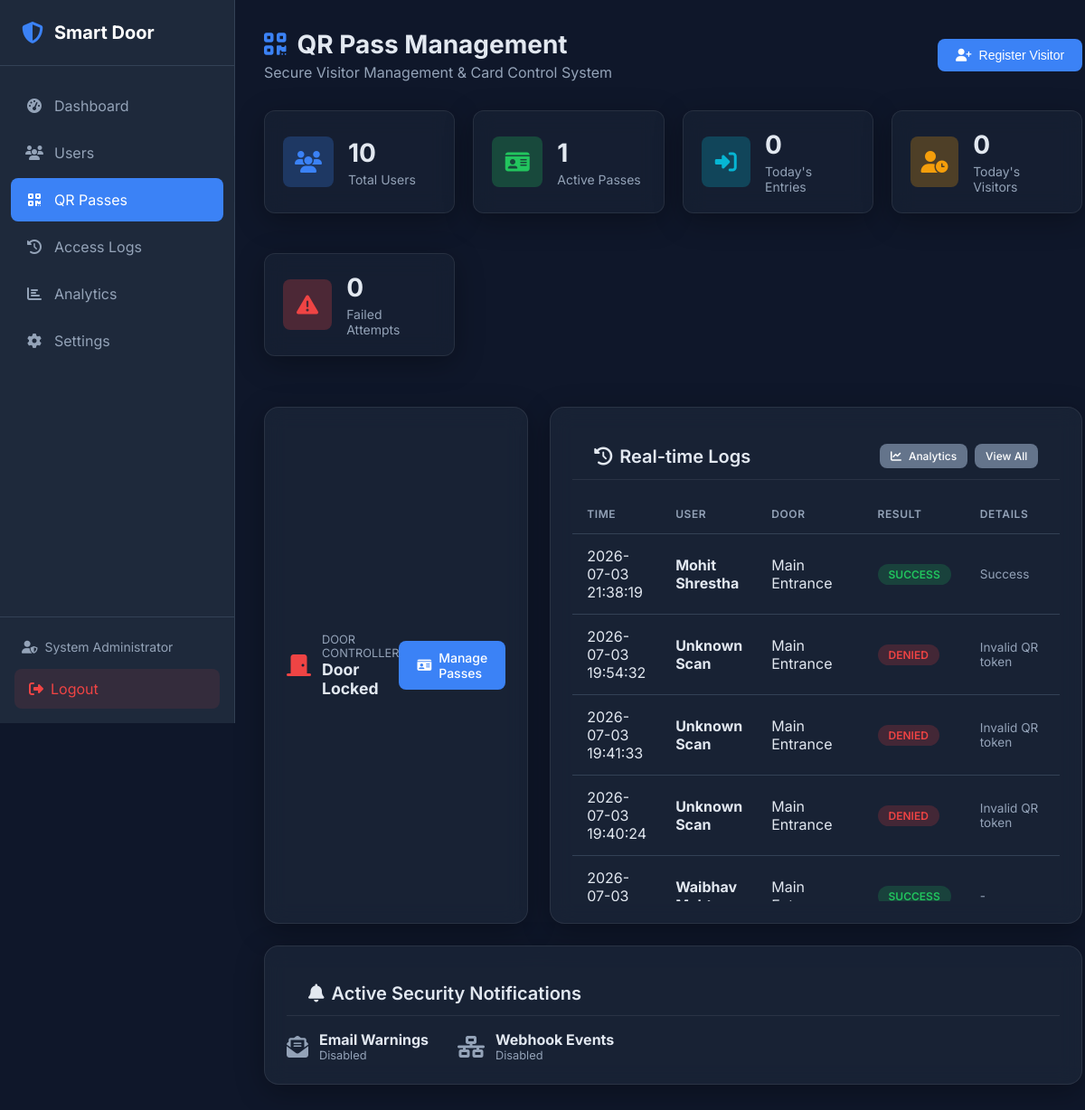
Page /admin/qr (signed in) on the committed database.
### tables this page shows
CREATE TABLE access_logs (
    id INTEGER PRIMARY KEY AUTOINCREMENT,
    user_id INTEGER,  -- NULL if unknown person
    employee_id VARCHAR(50),  -- Stored separately for historical reference
    user_name VARCHAR(100),  -- Stored separately for historical reference
    event_type VARCHAR(10) NOT NULL CHECK(event_type IN ('ENTRY', 'EXIT')),
    access_date DATE NOT NULL,
    access_time TIME NOT NULL,
    result VARCHAR(20) NOT NULL CHECK(result IN ('SUCCESS', 'FAILED', 'DENIED')),
    face_match BOOLEAN DEFAULT 0,
    fingerprint_match BOOLEAN DEFAULT 0,
    failure_reason VARCHAR(255),
    confidence_score FLOAT,
    ip_address VARCHAR(45),
    created_at DATETIME DEFAULT CURRENT_TIMESTAMP, qr_token VARCHAR(255) NULL, door VARCHAR(100) DEFAULT 'Main Entrance', camera VARCHAR(100) NULL, reason VARCHAR(255) NULL,
    FOREIGN KEY (user_id) REFERENCES users(id) ON DELETE SET NULL
);

### web/routes/qr_routes.py (the view)
@qr_bp.route('/admin/qr')
@login_required
def dashboard():
    stats = qr_repo.get_dashboard_stats()
    recent_logs = qr_repo.access_log_repo.get_recent_logs(limit=10)
    from modules.door_control import DoorController
    door_ctrl = DoorController()
    door_status = door_ctrl.get_status()
    email_enabled = access_controller.get_setting("email_notifications_enabled", "false") == "true"
    webhook_enabled = access_controller.get_setting("webhook_notifications_enabled", "false") == "true"
    return render_template(
        'qr/dashboard.html',
        stats=stats,
        recent_logs=recent_logs,
        door_state=door_status.state.value,
        email_enabled=email_enabled,
        webhook_enabled=webhook_enabled
    )

### web/templates/qr/dashboard.html (shortened to what this page needs)
{% extends "base.html" %}
{% block extra_css %}
<link rel="stylesheet" href="{{ url_for('static', filename='css/qr.css') }}">
{% endblock %}
{% block content %}
<div class="page-header" style="display: flex; justify-content: space-between; align-items: center; flex-wrap: wrap; gap: 1rem;">
    <div>
        <h1><i class="fas fa-qrcode"></i> QR Pass Management</h1>
        <p>Secure Visitor Management & Card Control System</p>
    </div>
    <button class="btn btn-primary" onclick="document.getElementById('add-visitor-modal').style.display='flex'">
        <i class="fas fa-user-plus"></i> Register Visitor
    </button>
</div>
<div class="qr-stats-grid">
    <div class="qr-stat-card qr-glass-card">
        <div class="qr-stat-icon bg-primary">
            <i class="fas fa-users"></i>
        </div>
        <div class="qr-stat-info">
            <h3 id="widget-total-users">{{ stats.total_users }}</h3>
            <p>Total Users</p>
        </div>
    </div>
    <div class="qr-stat-card qr-glass-card">
        <div class="qr-stat-icon bg-success">
            <i class="fas fa-id-card"></i>
        </div>
        <div class="qr-stat-info">
            <h3>{{ stats.active_passes }}</h3>
            <p>Active Passes</p>
        </div>
    </div>
    <div class="qr-stat-card qr-glass-card">
        <div class="qr-stat-icon bg-info">
            <i class="fas fa-sign-in-alt"></i>
        </div>
        <div class="qr-stat-info">
            <h3>{{ stats.today_entries }}</h3>
            <p>Today's Entries</p>
        </div>
    </div>
    <div class="qr-stat-card qr-glass-card">
        <div class="qr-stat-icon bg-warning">
            <i class="fas fa-user-clock"></i>
        </div>
        <div class="qr-stat-info">
            <h3>{{ stats.today_visitors }}</h3>
            <p>Today's Visitors</p>
        </div>
    </div>
    <div class="qr-stat-card qr-glass-card">
        <div class="qr-stat-icon bg-danger">
            <i class="fas fa-exclamation-triangle"></i>
        </div>
        <div class="qr-stat-info">
            <h3>{{ stats.failed_attempts }}</h3>
            <p>Failed Attempts</p>
        </div>
    </div>
</div>
<div class="qr-form-section">
    <div class="qr-glass-card" style="display: flex; justify-content: space-between; align-items: center; padding: 1.25rem 1.5rem;">
        <div style="display: flex; align-items: center; gap: 0.75rem;">
            <i class="fas fa-door-closed" style="font-size: 1.5rem; color: #ef4444;"></i>
            <div>
                <span style="font-size: 0.8rem; color: #94a3b8; display: block; text-transform: uppercase;">Door Controller</span>
                <strong style="font-size: 1.1rem; color: #e2e8f0;">{{ door_state }}</strong>
            </div>
        </div>
        <a href="{{ url_for('qr.list_passes') }}" class="btn btn-primary">
            <i class="fas fa-id-card"></i> Manage Passes
        </a>
    </div>
    <div class="qr-glass-card">
        <div class="card-header" style="border-bottom: 1px solid var(--glass-border); padding-bottom: 0.75rem; margin-bottom: 1rem; display: flex; justify-content: space-between; align-items: center;">
            <h2 style="font-size: 1.25rem;"><i class="fas fa-history"></i> Real-time Logs</h2>
            <div style="display: flex; gap: 0.5rem;">
                <a href="{{ url_for('qr.reports') }}" class="btn btn-secondary btn-sm"><i class="fas fa-chart-line"></i> Analytics</a>
                <a href="{{ url_for('logs') }}" class="btn btn-secondary btn-sm">View All</a>
            </div>
        </div>
        <div class="table-responsive" style="max-height: 450px; overflow-y: auto;">
            <table class="table" id="dashboard-recent-logs">
                <thead>
                    <tr>
                        <th>Time</th>
                        <th>User</th>
                        <th>Door</th>
                        <th>Result</th>
                        <th>Details</th>
                    </tr>
                </thead>
                <tbody>
                    {% if recent_logs %}
                        {% for log in recent_logs %}
                        <tr>
                            <td>{{ log.access_date }} {{ log.access_time }}</td>
                            <td><strong>{{ log.user_name or 'Unknown Scan' }}</strong></td>
                            <td>{{ log.door or 'Main Entrance' }}</td>
                            <td>
                                <span class="badge badge-{{ 'success' if log.result == 'SUCCESS' else 'danger' if log.result == 'DENIED' else 'warning' }}">
                                    {{ log.result }}
                                </span>
                            </td>
                            <td class="text-muted" style="font-size: 0.85rem;">{{ log.failure_reason or log.reason or '-' }}</td>
                        </tr>
                        {% endfor %}
                    {% else %}
                    <tr>
                        <td colspan="5" class="text-center text-muted">No recent activity</td>
                    </tr>
                    {% endif %}
                </tbody>
            </table>
        </div>
    </div>
</div>
<div class="qr-glass-card">
    <div class="card-header" style="border-bottom: 1px solid var(--glass-border); padding-bottom: 0.75rem; margin-bottom: 1rem;">
        <h2 style="font-size: 1.25rem;"><i class="fas fa-bell"></i> Active Security Notifications</h2>
    </div>
    <div style="display: flex; gap: 2rem; flex-wrap: wrap;">
        <div style="display: flex; align-items: center; gap: 0.75rem;">
            <i class="fas fa-envelope-open-text {{ 'text-success' if email_enabled else 'text-muted' }}" style="font-size: 1.5rem;"></i>
            <div>
                <strong>Email Warnings</strong>
                <span style="font-size: 0.8rem; color: #94a3b8; display: block;">{{ 'Enabled' if email_enabled else 'Disabled' }}</span>
            </div>
        </div>
        <div style="display: flex; align-items: center; gap: 0.75rem;">
            <i class="fas fa-network-wired {{ 'text-success' if webhook_enabled else 'text-muted' }}" style="font-size: 1.5rem;"></i>
            <div>
                <strong>Webhook Events</strong>
                <span style="font-size: 0.8rem; color: #94a3b8; display: block;">{{ 'Enabled' if webhook_enabled else 'Disabled' }}</span>
            </div>
        </div>
    </div>
</div>
{% endblock %}

### web/templates/base.html (shortened to what this page needs)
<!DOCTYPE html>
<html lang="en">
<head>
    <link rel="stylesheet" href="{{ url_for('static', filename='css/style.css') }}">
    <link rel="stylesheet" href="https://cdnjs.cloudflare.com/ajax/libs/font-awesome/6.4.0/css/all.min.css">
    {% block extra_css %}{% endblock %}
</head>
<body>
    {% if session.get('admin_id') %}
    <nav class="sidebar">
        <div class="sidebar-header">
            <i class="fas fa-shield-alt"></i>
            <span>Smart Door</span>
        </div>
        <ul class="nav-menu">
            <li class="nav-item">
                <a href="{{ url_for('dashboard') }}" class="nav-link {% if request.endpoint == 'dashboard' %}active{% endif %}">
                    <i class="fas fa-tachometer-alt"></i>
                    <span>Dashboard</span>
                </a>
            </li>
            <li class="nav-item">
                <a href="{{ url_for('users') }}" class="nav-link {% if request.endpoint and 'user' in request.endpoint %}active{% endif %}">
                    <i class="fas fa-users"></i>
                    <span>Users</span>
                </a>
            </li>
            <li class="nav-item">
                <a href="{{ url_for('qr.dashboard') }}" class="nav-link {% if request.endpoint and 'qr.' in request.endpoint %}active{% endif %}">
                    <i class="fas fa-qrcode"></i>
                    <span>QR Passes</span>
                </a>
            </li>
            <li class="nav-item">
                <a href="{{ url_for('logs') }}" class="nav-link {% if request.endpoint == 'logs' %}active{% endif %}">
                    <i class="fas fa-history"></i>
                    <span>Access Logs</span>
                </a>
            </li>
            <li class="nav-item">
                <a href="{{ url_for('analytics') }}" class="nav-link {% if request.endpoint == 'analytics' %}active{% endif %}">
                    <i class="fas fa-chart-bar"></i>
                    <span>Analytics</span>
                </a>
            </li>
            <li class="nav-item">
                <a href="{{ url_for('settings') }}" class="nav-link {% if request.endpoint == 'settings' %}active{% endif %}">
                    <i class="fas fa-cog"></i>
                    <span>Settings</span>
                </a>
            </li>
        </ul>
        <div class="sidebar-footer">
            <div class="admin-info">
                <i class="fas fa-user-shield"></i>
                <span>{{ session.get('admin_name', 'Admin') }}</span>
            </div>
            <a href="{{ url_for('logout') }}" class="logout-btn">
                <i class="fas fa-sign-out-alt"></i>
                <span>Logout</span>
            </a>
        </div>
    </nav>
    {% endif %}
    <main class="main-content {% if not session.get('admin_id') %}full-width{% endif %}">
        {% block content %}{% endblock %}
    </main>
</body>
</html>

### rows in the picture
access_logs: access_date "2026-07-03", access_time "21:38:19", user_name "Mohit Shrestha", door "Main Entrance", result "SUCCESS", reason "Success"
access_logs: access_date "2026-07-03", access_time "19:54:32", user_name "Unknown Scan", door "Main Entrance", result "DENIED", failure_reason "Invalid QR token"
access_logs: access_date "2026-07-03", access_time "19:41:33", user_name "Unknown Scan", door "Main Entrance", result "DENIED", failure_reason "Invalid QR token"
access_logs: access_date "2026-07-03", access_time "19:40:24", user_name "Unknown Scan", door "Main Entrance", result "DENIED", failure_reason "Invalid QR token"
access_logs: access_date "2026-07-03", user_name "Waibhav…", door "Main…", result "SUCCESS", failure_reason "-"

### other values in the picture
{{ session.get('admin_name', 'Admin') }} "System Administrator"
{{ stats.total_users }} "10"
{{ stats.active_passes }} "1"
{{ stats.today_entries }} "0"
{{ stats.today_visitors }} "0"
{{ stats.failed_attempts }} "0"
{{ door_state }} "Door Locked"
{{ 'Enabled' if email_enabled else 'Disabled' }} "Disabled"
{{ 'Enabled' if webhook_enabled else 'Disabled' }} "Disabled"
